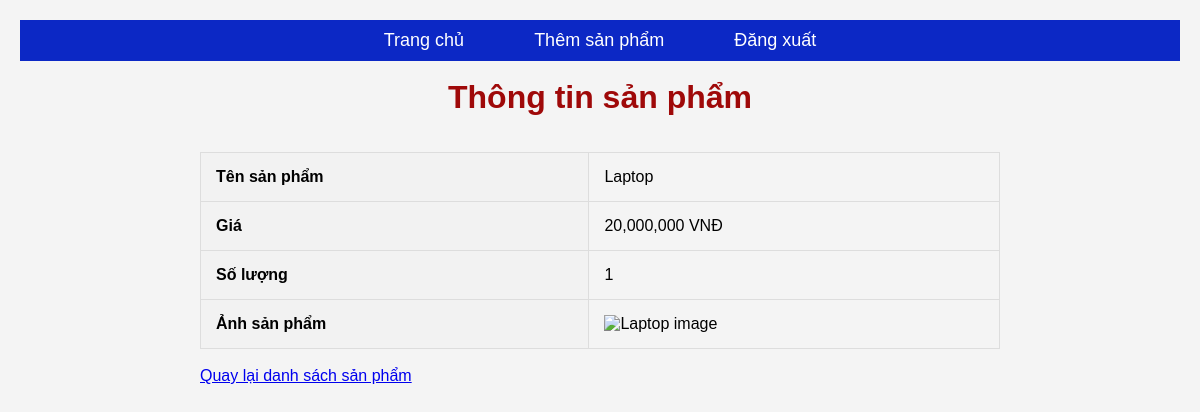
/view_product/4 (signed in), run on the app's committed database.
### app.py (models this page shows)
class Product(db.Model):
    id = db.Column(db.Integer, primary_key=True)
    name = db.Column(db.String(150), nullable=False)
    price = db.Column(db.Float, nullable=False)
    quantity = db.Column(db.Integer, nullable=False)
    image_url = db.Column(db.String(255), nullable=True)  # Cột ảnh sản phẩm

### app.py (the view)
@app.route('/view_product/<int:product_id>')
@login_required
def view_product(product_id):
    product = Product.query.get(product_id)
    product.image_url = 'D:\\Ảnh\\static\\image'
    product = Product.query.get_or_404(product_id)
    return render_template('view_product.html', product=product)

### app.py (called while the page is built)
@app.template_filter('intcomma')
def intcomma_filter(value):
    try:
        value = int(float(value))
        return "{:,}".format(value)
    except ValueError:
        return value

@login_manager.user_loader
def load_user(user_id):
    return User.query.get(int(user_id))

### templates/view_product.html
{% extends 'menu.html' %}
{% block content %}
<br>
<h1>Thông tin sản phẩm</h1>
<br>
<br>
<link rel="stylesheet" href="{{
    url_for('static', filename='view.css') }}">
<table>
    <tr>
        <th>Tên sản phẩm</th>
        <td>{{ product.name }}</td>
    </tr>
    <tr>
        <th>Giá</th>
        <td>{{ product.price | intcomma }} VNĐ</td>
    </tr>
    <tr>
        <th>Số lượng</th>
        <td>{{ product.quantity }}</td>
    </tr>
    {% if product.image_url %}
    <tr>
        <th>Ảnh sản phẩm</th>
        <td>
            {% if product.image_url %}
              <img src="{{ url_for('static', filename=product.image_url) }}" alt="{{ product.name }} image" style="width: auto; height: auto;">
            {% else %}
              Không có ảnh
            {% endif %}
          </td>
    </tr>
    {% endif %}
</table>
<br>
<a href="{{ url_for('index') }}">Quay lại danh sách sản phẩm</a>
{% endblock %}

### static/menu.css (style rules this page uses)
* { margin: 0; padding: 0; box-sizing: border-box; }
body { font-family: Arial, sans-serif; background-color: #f4f4f4; }

### static/view.css (style rules this page uses)
h1 { color: #9f0909; text-align: center; }
body { font-family: Arial, sans-serif; margin: 20px; }
table { border-collapse: collapse; width: 100%; }
th, td { border: 1px solid #ddd; padding: 15px; text-align: left; }
th { background-color: #f2f2f2; }
img { max-width: 100%; height: auto; }

### data on the page
Product: name "Laptop", price "20,000,000", quantity "1"
